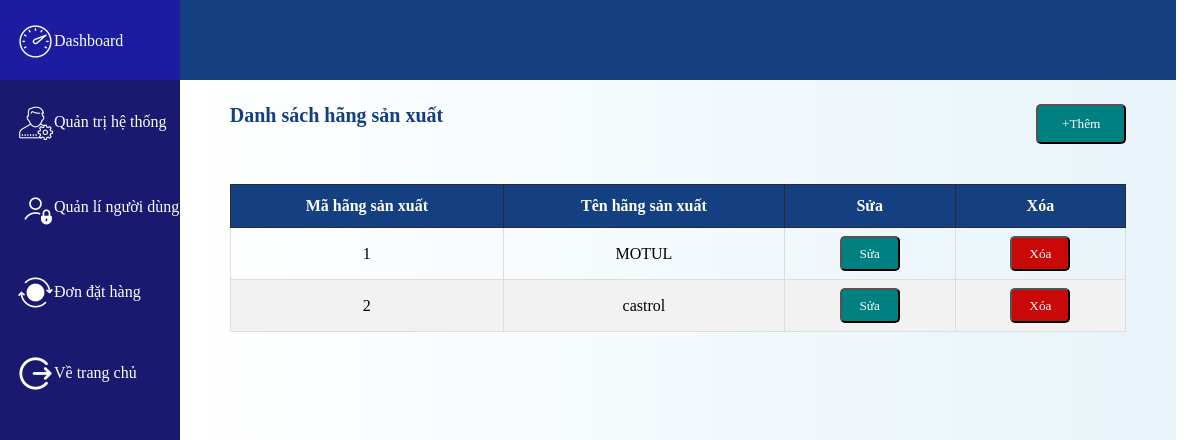
Screenshot of /quantri-hangsx.php with the database file from the repository.
### tables this page shows
CREATE TABLE `nhasx` (
  `mansx` int(11) NOT NULL,
  `tennsx` varchar(1000) NOT NULL
);

### xuly.php (called while the page is built, shortened)
<?php
	function executeResult($sql) {
		$conn = mysqli_connect(HOST, USERNAME, PASSWORD, DATABASE);
		$resultset = mysqli_query($conn, $sql);
		$list      = [];
		while ($row = mysqli_fetch_array($resultset, 1)) {
			$list[] = $row;
		}
		return $list;
	}
?>

### quantri-hangsx.php (the view, shortened to what this page needs)
<?php
    require_once('xuly.php');
?>
<!DOCTYPE html>
<html lang="vi">
<head>
    <link rel="stylesheet" href="mystyle.css">
</head>
<body>
    <?php include('menu-quantri.php'); ?>
    <div class="container-admin">
        <div class="nav">
        </div>
        <div class="container">
                <div class="heding">
                   <span>Danh sách hãng sản xuất</span>
                   <button id="btn-them">
                        <a href="quantri-hangsx-them.php">+Thêm</a>
                    </button></td>
                </div>
                <table class="table_boder">
                    <thead>
                            <tr>
                                <th>Mã hãng sản xuất</th>
                                <th>Tên hãng sản xuất</th>
                                <th>Sửa</th>
                                <th>Xóa</th>
                            </tr>
                    </thead>
                    <tbody>
    <?php
    $sql='select *from nhasx';
    $nsxlist=executeResult($sql);
    foreach ($nsxlist as $std) {
        echo '
                    <tr>
                        <td>'.$std['mansx'].'</td>
                        <td>'.$std['tennsx'].'</td>
                        <td id="sua">
                            <button id="btn-sua">
                                <a href="quantri-hangsx-sua.php?id='.$std['mansx'].'">Sửa</a>
                            </button></td>
                        <td id="xoa">
                            <button id="btn-xoa">
                                <a href="function/xoa-hangsx.php?id='.$std['mansx'].'">Xóa</a>
                            </button>
                        </td>
                    </tr>';
    }
    ?>
                    </tbody>
                </table>
        </div>
</body>
</html>

### mystyle.css (style rules this page uses)
* { padding: 0; margin: 0; font-family: 'Times New Roman', Times, serif; }
.myTable td,th { border: 1px solid rgb(44, 42, 42); }
.container-admin { width: 83vw; height: 100vh; background-image: linear-gradient(to right, #0000, #e8f4fa); float: left; overflow: scroll; }
.nav { width: 83vw; height: 10vh; background-color: #144081; }
.heding { width: 90%; height: 10vh; font-size: 20px; font-weight: bold; color: #144081; margin-left: 5%; padding-top: 3vh; display: flex; justify-content: space-between; }
.heding a { text-decoration: none; color: white; }
.table_boder { font-family: Arial, Helvetica, sans-serif; border-collapse: collapse; }
.table_boder td, .tablecss th { border: 1px solid #ddd; padding: 8px; }
.table_boder tr:nth-child(even) { background-color: #f2f2f2; }
.table_boder th { padding-top: 12px; padding-bottom: 12px; text-align: center; background-color: #144081; color: white; }
table { width: 90%; margin-left: 5%; }
td { text-align: center; }
#sua { text-align: center; }
#btn-sua { width: 60px; height: 35px; border-radius: 5px; background-color: teal; }
#btn-sua a { text-decoration: none; color: white; }
#xoa { text-align: center; }
#btn-xoa { width: 60px; height: 35px; border-radius: 5px; background-color: rgb(201, 8, 8); }
#btn-xoa a { text-decoration: none; color: white; }
#btn-them { width: 90px; height: 40px; border-radius: 5px; background-color:teal; }
.table_boder a { text-decoration: none; color: white; }

### rows the page displays
nhasx: mansx "1", tennsx "MOTUL"
nhasx: mansx "2", tennsx "castrol"
